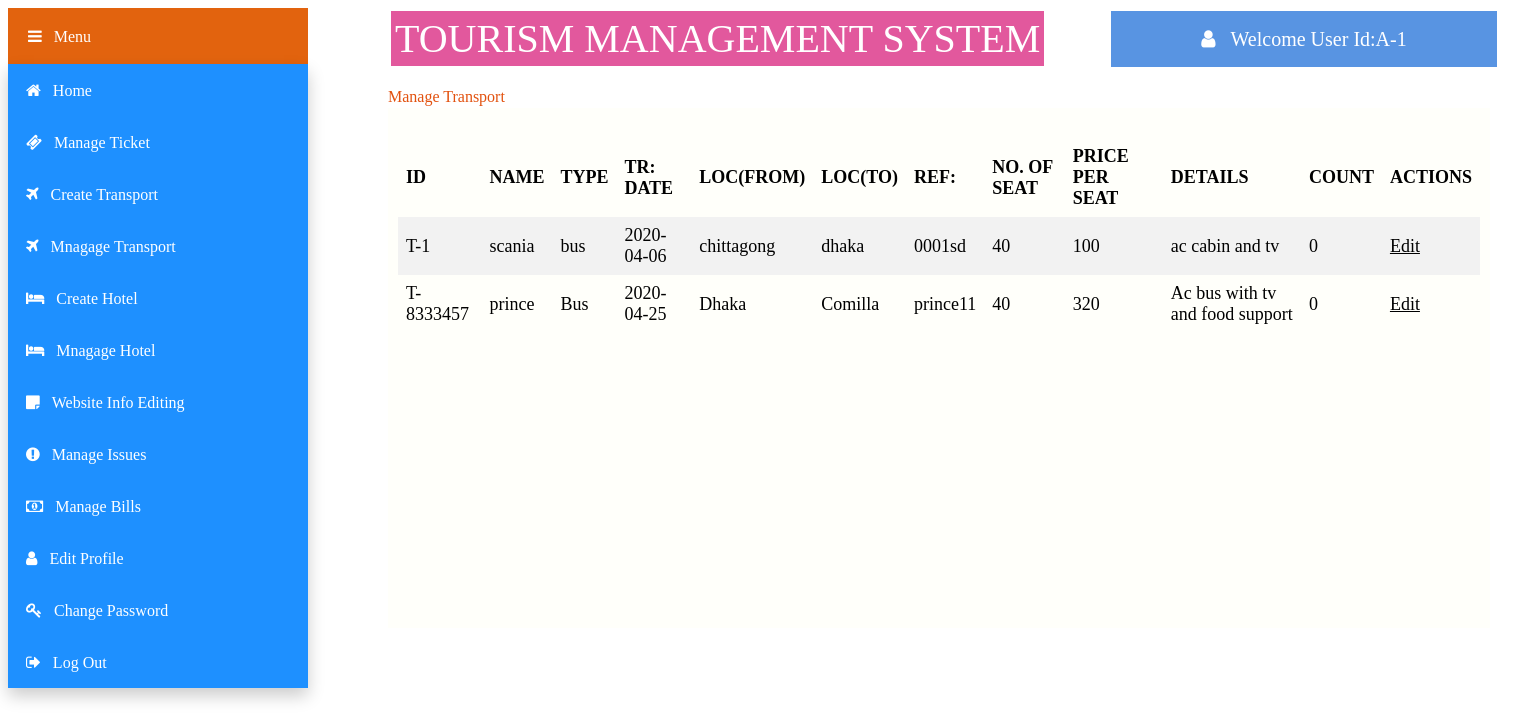
The page /views/Manager/managetransport.php (signed in) on the database as committed earlier.
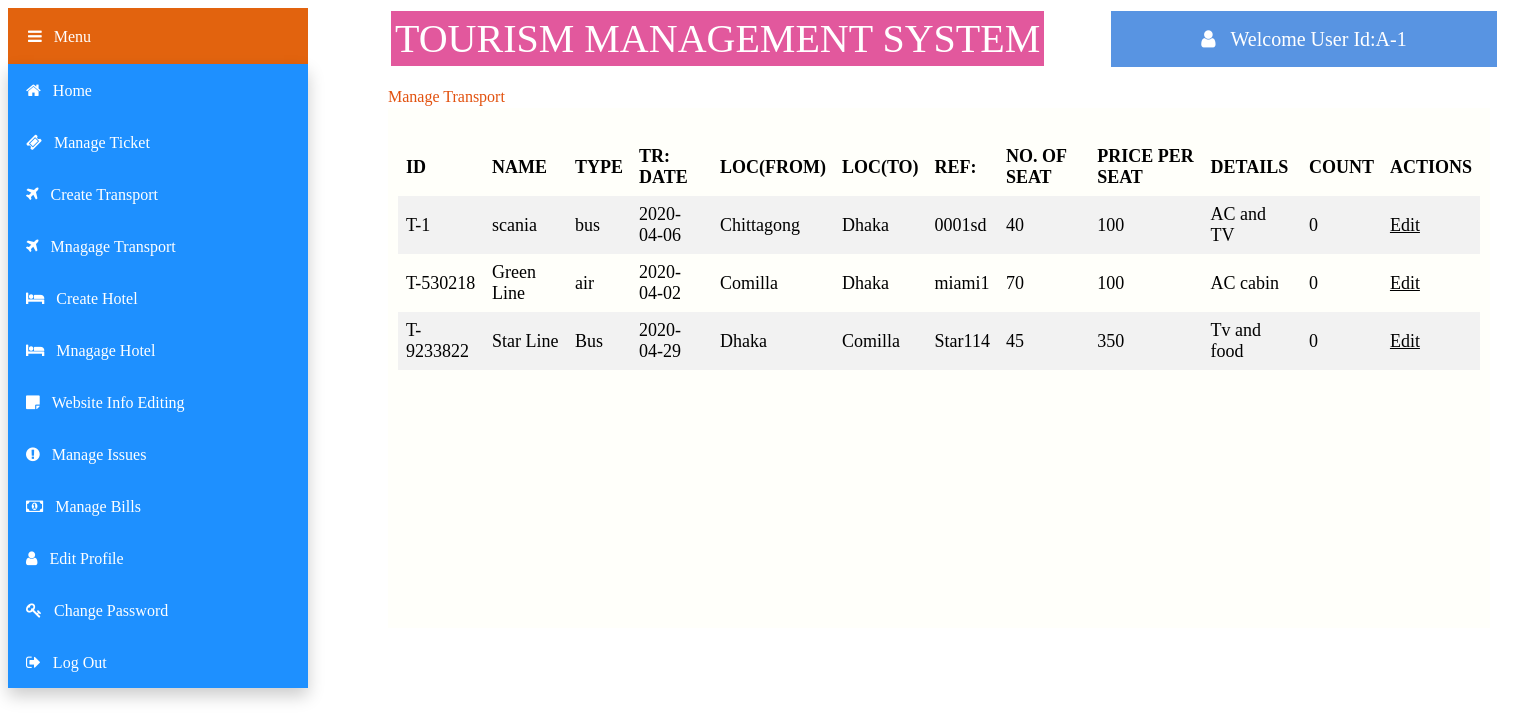
The same page on the database as committed later.
### tables this page shows
CREATE TABLE `transport` (
  `tr_id` varchar(50) NOT NULL,
  `name` varchar(50) NOT NULL,
  `type` varchar(50) NOT NULL,
  `traveldate` date NOT NULL,
  `location_f` varchar(50) NOT NULL,
  `location_t` varchar(50) NOT NULL,
  `ref` varchar(50) NOT NULL,
  `seat_no` varchar(50) NOT NULL,
  `price` varchar(50) NOT NULL,
  `details` varchar(50) NOT NULL,
  `count` int(50) NOT NULL,
  `e_id` varchar(50) NOT NULL,
  `status` varchar(50) DEFAULT NULL
);

### models/database.php (called while the page is built, shortened)
<?php
	 $serverName="localhost";
	 $userName="root";
	 $password="";
	 $dbName="tms";
	function get($query)
	{
        $data=array();
		global $serverName,$userName,$password,$dbName;
		$conn = mysqli_connect( $serverName, $userName, $password, $dbName);
        $result=mysqli_query($conn,$query);
        if(mysqli_num_rows($result) > 0)
        {
            while($row = mysqli_fetch_assoc($result))
            {
                $entity=array();
                foreach($row as $k=>$v)
                {
                    $entity[$k] = $row[$k];
                }
                $data[] = $entity;
            }
        }
		return $data;
	}
?>

### controllers/transportController.php (called while the page is built, shortened)
<?php
    require_once '../../models/database.php';
    function getAllTransport()
	{
		$query ="SELECT * FROM transport WHERE status='active'";
		$trans = get($query);
		return $trans;
    }
?>

### views/Manager/managetransport.php (the view, shortened to what the changed rows need)
<?php
include '../../controllers/transportController.php';
    $trans=getAllTransport();
?>
<html>
    <head>
        <link rel="stylesheet" href="https://cdnjs.cloudflare.com/ajax/libs/font-awesome/4.7.0/css/font-awesome.min.css">
        <link rel="stylesheet" type="text/css" href="css/managetransport.css">
    </head>
    <body>
        <div class="panel">
        <div id="table-wrapper">
        <div id="table-scroll">
            <table>
                    <tr>
                        <th>ID</th>
                        <th>NAME</th>
                        <th>TYPE</th>
                        <th>TR: DATE</th>
                        <th>LOC(FROM)</th>
                        <th>LOC(TO)</th>
                        <th>REF:</th>
                        <th>NO. OF SEAT</th>
                        <th>PRICE PER SEAT</th>
                        <th>DETAILS</th>
                        <th>COUNT</th>
                        <th>ACTIONS</th>
                    </tr>
                    <?php
				        foreach($trans as $tran)
				        {
                            echo "<tr>";
                                echo "<td>".$tran["tr_id"]."</td>";
                                echo "<td>".$tran["name"]."</td>";
                                echo "<td>".$tran["type"]."</td>";
                                echo "<td>".$tran["traveldate"]."</td>";
                                echo "<td>".$tran["location_f"]."</td>";
                                echo "<td>".$tran["location_t"]."</td>";
                                echo "<td>".$tran["ref"]."</td>";
                                echo "<td>".$tran["seat_no"]."</td>";
                                echo "<td>".$tran["price"]."</td>";
                                echo "<td>".$tran["details"]."</td>";
                                echo "<td>".$tran["count"]."</td>";
                                echo '<td><a href="updatetransport.php?id='.$tran["tr_id"].'" class="btn1 btn1-success">Edit</a></td>';
                            echo "</tr>";
				        }
			        ?>
        </table>
    </div>
    </div>
    </div>
    </body>
</html>

Rows that differ between the two databases and show on the page:
removed transport: tr_id "T-8333457", name "prince", type "Bus", traveldate "2020-04-25", location_f "Dhaka", location_t "Comilla", ref "prince11", seat_no "40", price "320", details "Ac bus with tv and food support", count "0"
changed transport "scania": location_f "chittagong" → "Chittagong"; location_t "dhaka" → "Dhaka"; details "ac cabin and tv" → "AC and TV"
now on this page (row edited): transport: tr_id "T-530218", name "Green Line", type "air", traveldate "2020-04-02", location_f "Comilla", location_t "Dhaka", ref "miami1", seat_no "70", price "100", details "AC cabin", count "0"
added transport: tr_id "T-9233822", name "Star Line", type "Bus", traveldate "2020-04-29", location_f "Dhaka", location_t "Comilla", ref "Star114", seat_no "45", price "350", details "Tv and food", count "0"
